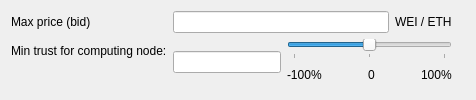
              <widget class="QWidget" name="requestorTab">
               <attribute name="title">
                <string>Requestor</string>
               </attribute>
               <layout class="QGridLayout" name="gridLayout_9">
                <item row="0" column="0">
                 <layout class="QGridLayout" name="gridLayout_8">
                  <item row="0" column="1">
                   <widget class="QLabel" name="label_13">
                    <property name="text">
                     <string/>
                    </property>
                    <property name="alignment">
                     <set>Qt::AlignLeading|Qt::AlignLeft|Qt::AlignTop</set>
                    </property>
                   </widget>
                  </item>
                  <item row="0" column="0">
                   <layout class="QFormLayout" name="formLayout_5">
                    <item row="1" column="0">
                     <widget class="QLabel" name="label_17">
                      <property name="toolTip">
                       <string>What is the minimal reputation of nodes you want to cooperate with as a requestor</string>
                      </property>
                      <property name="text">
                       <string>Min trust for computing node:</string>
                      </property>
                     </widget>
                    </item>
                    <item row="1" column="1">
                     <layout class="QHBoxLayout" name="horizontalLayout_8">
                      <item>
                       <widget class="QLineEdit" name="computingTrustLineEdit"/>
                      </item>
                      <item>
                       <layout class="QVBoxLayout" name="verticalLayout_4">
                        <item>
                         <widget class="QSlider" name="computingTrustSlider">
                          <property name="minimum">
                           <number>-100</number>
                          </property>
                          <property name="maximum">
                           <number>100</number>
                          </property>
                          <property name="orientation">
                           <enum>Qt::Horizontal</enum>
                          </property>
                          <property name="tickPosition">
                           <enum>QSlider::TicksBelow</enum>
                          </property>
                          <property name="tickInterval">
                           <number>100</number>
                          </property>
                         </widget>
                        </item>
                        <item>
                         <layout class="QHBoxLayout" name="horizontalLayout_9">
                          <item>
                           <widget class="QLabel" name="label_21">
                            <property name="text">
                             <string>-100%</string>
                            </property>
                           </widget>
                          </item>
                          <item>
                           <spacer name="horizontalSpacer_5">
                            <property name="orientation">
                             <enum>Qt::Horizontal</enum>
                            </property>
                            <property name="sizeHint" stdset="0">
                             <size>
                              <width>40</width>
                              <height>20</height>
                             </size>
                            </property>
                           </spacer>
                          </item>
                          <item>
                           <widget class="QLabel" name="label_22">
                            <property name="text">
                             <string>0</string>
                            </property>
                           </widget>
                          </item>
                          <item>
                           <spacer name="horizontalSpacer_6">
                            <property name="orientation">
                             <enum>Qt::Horizontal</enum>
                            </property>
                            <property name="sizeHint" stdset="0">
                             <size>
                              <width>40</width>
                              <height>20</height>
                             </size>
                            </property>
                           </spacer>
                          </item>
                          <item>
                           <widget class="QLabel" name="label_23">
                            <property name="text">
                             <string>100%</string>
                            </property>
                           </widget>
                          </item>
                         </layout>
                        </item>
                       </layout>
                      </item>
                     </layout>
                    </item>
                    <item row="0" column="0">
                     <widget class="QLabel" name="label_30">
                      <property name="toolTip">
                       <string>How much can you usually pay for a single subtask pessimistically.</string>
                      </property>
                      <property name="text">
                       <string>Max price (bid) </string>
                      </property>
                     </widget>
                    </item>
                    <item row="0" column="1">
                     <layout class="QHBoxLayout" name="horizontalLayout_15">
                      <item>
                       <widget class="QLineEdit" name="maxPriceLineEdit"/>
                      </item>
                      <item>
                       <widget class="QLabel" name="label_33">
                        <property name="text">
                         <string>WEI / ETH</string>
                        </property>
                       </widget>
                      </item>
                     </layout>
                    </item>
                   </layout>
                  </item>
                 </layout>
                </item>
               </layout>
              </widget>
